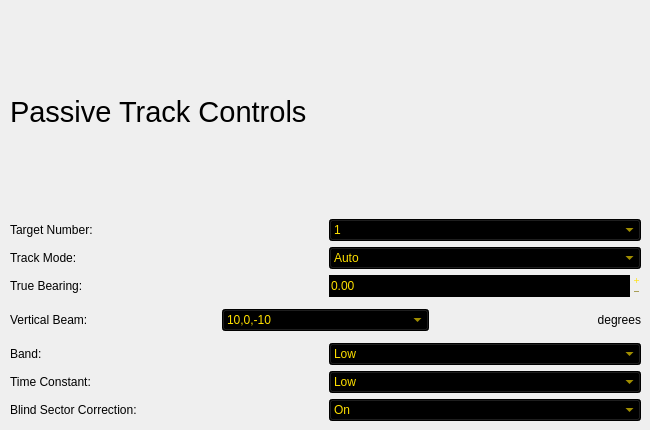
          <widget class="QWidget" name="page_3">
           <widget class="QWidget" name="layoutWidget">
            <property name="geometry">
             <rect>
              <x>10</x>
              <y>10</y>
              <width>631</width>
              <height>411</height>
             </rect>
            </property>
            <layout class="QVBoxLayout" name="verticalLayout_6">
             <item>
              <widget class="QLabel" name="label_25">
               <property name="font">
                <font>
                 <family>Ubuntu</family>
                 <pointsize>22</pointsize>
                 <weight>50</weight>
                 <italic>false</italic>
                 <bold>false</bold>
                </font>
               </property>
               <property name="text">
                <string>Passive Track Controls</string>
               </property>
              </widget>
             </item>
             <item>
              <layout class="QVBoxLayout" name="verticalLayout_2">
               <item>
                <layout class="QHBoxLayout" name="horizontalLayout_14">
                 <item>
                  <widget class="QLabel" name="label_2">
                   <property name="text">
                    <string>Target Number: </string>
                   </property>
                  </widget>
                 </item>
                 <item>
                  <widget class="QComboBox" name="comboBox">
                   <property name="autoFillBackground">
                    <bool>false</bool>
                   </property>
                   <property name="styleSheet">
                    <string notr="true">background-color: rgb(0, 0, 0);
selection-color: rgb(0, 0, 0);
selection-background-color: rgb(255, 224, 0);
color: rgb(255, 224, 0);</string>
                   </property>
                   <property name="editable">
                    <bool>false</bool>
                   </property>
                   <property name="sizeAdjustPolicy">
                    <enum>QComboBox::AdjustToContents</enum>
                   </property>
                   <property name="duplicatesEnabled">
                    <bool>false</bool>
                   </property>
                   <property name="frame">
                    <bool>true</bool>
                   </property>
                   <item>
                    <property name="text">
                     <string>1</string>
                    </property>
                   </item>
                   <item>
                    <property name="text">
                     <string>2</string>
                    </property>
                   </item>
                   <item>
                    <property name="text">
                     <string>3</string>
                    </property>
                   </item>
                   <item>
                    <property name="text">
                     <string>4</string>
                    </property>
                   </item>
                   <item>
                    <property name="text">
                     <string>5</string>
                    </property>
                   </item>
                   <item>
                    <property name="text">
                     <string>6</string>
                    </property>
                   </item>
                   <item>
                    <property name="text">
                     <string>7</string>
                    </property>
                   </item>
                   <item>
                    <property name="text">
                     <string>8</string>
                    </property>
                   </item>
                   <item>
                    <property name="text">
                     <string>9</string>
                    </property>
                   </item>
                   <item>
                    <property name="text">
                     <string>10</string>
                    </property>
                   </item>
                  </widget>
                 </item>
                </layout>
               </item>
               <item>
                <layout class="QHBoxLayout" name="horizontalLayout_16">
                 <item>
                  <widget class="QLabel" name="label_26">
                   <property name="text">
                    <string>Track Mode: </string>
                   </property>
                  </widget>
                 </item>
                 <item>
                  <widget class="QComboBox" name="comboBox_18">
                   <property name="styleSheet">
                    <string notr="true">background-color: rgb(0, 0, 0);
selection-color: rgb(0, 0, 0);
selection-background-color: rgb(255, 224, 0);
color: rgb(255, 224, 0);</string>
                   </property>
                   <property name="editable">
                    <bool>false</bool>
                   </property>
                   <item>
                    <property name="text">
                     <string>Auto</string>
                    </property>
                   </item>
                   <item>
                    <property name="text">
                     <string>Manual</string>
                    </property>
                   </item>
                   <item>
                    <property name="text">
                     <string>Rat</string>
                    </property>
                   </item>
                   <item>
                    <property name="text">
                     <string>Drop</string>
                    </property>
                   </item>
                  </widget>
                 </item>
                </layout>
               </item>
               <item>
                <layout class="QHBoxLayout" name="horizontalLayout_17">
                 <item>
                  <widget class="QLabel" name="label_30">
                   <property name="text">
                    <string>True Bearing: </string>
                   </property>
                  </widget>
                 </item>
                 <item>
                  <widget class="QDoubleSpinBox" name="doubleSpinBox">
                   <property name="autoFillBackground">
                    <bool>false</bool>
                   </property>
                   <property name="styleSheet">
                    <string notr="true">background-color: rgb(0, 0, 0);
selection-color: rgb(0, 0, 0);
selection-background-color: rgb(255, 224, 0);
color: rgb(255, 224, 0);</string>
                   </property>
                   <property name="wrapping">
                    <bool>false</bool>
                   </property>
                   <property name="frame">
                    <bool>false</bool>
                   </property>
                   <property name="buttonSymbols">
                    <enum>QAbstractSpinBox::PlusMinus</enum>
                   </property>
                   <property name="maximum">
                    <double>359.990000000000009</double>
                   </property>
                  </widget>
                 </item>
                </layout>
               </item>
               <item>
                <layout class="QHBoxLayout" name="horizontalLayout_19">
                 <item>
                  <widget class="QLabel" name="label_34">
                   <property name="text">
                    <string>Vertical Beam: </string>
                   </property>
                  </widget>
                 </item>
                 <item>
                  <widget class="QComboBox" name="comboBox_11">
                   <property name="styleSheet">
                    <string notr="true">background-color: rgb(0, 0, 0);
selection-color: rgb(0, 0, 0);
selection-background-color: rgb(255, 224, 0);
color: rgb(255, 224, 0);</string>
                   </property>
                   <property name="editable">
                    <bool>false</bool>
                   </property>
                   <item>
                    <property name="text">
                     <string>10,0,-10</string>
                    </property>
                   </item>
                  </widget>
                 </item>
                 <item>
                  <widget class="QLabel" name="label_3">
                   <property name="text">
                    <string>degrees</string>
                   </property>
                   <property name="alignment">
                    <set>Qt::AlignRight|Qt::AlignTrailing|Qt::AlignVCenter</set>
                   </property>
                  </widget>
                 </item>
                </layout>
               </item>
               <item>
                <layout class="QHBoxLayout" name="horizontalLayout_20">
                 <item>
                  <widget class="QLabel" name="label_35">
                   <property name="text">
                    <string>Band: </string>
                   </property>
                  </widget>
                 </item>
                 <item>
                  <widget class="QComboBox" name="comboBox_12">
                   <property name="styleSheet">
                    <string notr="true">background-color: rgb(0, 0, 0);
selection-color: rgb(0, 0, 0);
selection-background-color: rgb(255, 224, 0);
color: rgb(255, 224, 0);</string>
                   </property>
                   <property name="editable">
                    <bool>false</bool>
                   </property>
                   <item>
                    <property name="text">
                     <string>Low</string>
                    </property>
                   </item>
                   <item>
                    <property name="text">
                     <string>Med</string>
                    </property>
                   </item>
                   <item>
                    <property name="text">
                     <string>High</string>
                    </property>
                   </item>
                  </widget>
                 </item>
                </layout>
               </item>
               <item>
                <layout class="QHBoxLayout" name="horizontalLayout_21">
                 <item>
                  <widget class="QLabel" name="label_36">
                   <property name="text">
                    <string>Time Constant: </string>
                   </property>
                  </widget>
                 </item>
                 <item>
                  <widget class="QComboBox" name="comboBox_14">
                   <property name="styleSheet">
                    <string notr="true">background-color: rgb(0, 0, 0);
selection-color: rgb(0, 0, 0);
selection-background-color: rgb(255, 224, 0);
color: rgb(255, 224, 0);</string>
                   </property>
                   <property name="editable">
                    <bool>false</bool>
                   </property>
                   <item>
                    <property name="text">
                     <string>Low</string>
                    </property>
                   </item>
                   <item>
                    <property name="text">
                     <string>Med</string>
                    </property>
                   </item>
                   <item>
                    <property name="text">
                     <string>High</string>
                    </property>
                   </item>
                  </widget>
                 </item>
                </layout>
               </item>
               <item>
                <layout class="QHBoxLayout" name="horizontalLayout_22">
                 <item>
                  <widget class="QLabel" name="label_38">
                   <property name="text">
                    <string>Blind Sector Correction: </string>
                   </property>
                  </widget>
                 </item>
                 <item>
                  <widget class="QComboBox" name="comboBox_15">
                   <property name="styleSheet">
                    <string notr="true">background-color: rgb(0, 0, 0);
selection-color: rgb(0, 0, 0);
selection-background-color: rgb(255, 224, 0);
color: rgb(255, 224, 0);</string>
                   </property>
                   <property name="editable">
                    <bool>false</bool>
                   </property>
                   <item>
                    <property name="text">
                     <string>On</string>
                    </property>
                   </item>
                   <item>
                    <property name="text">
                     <string>Off</string>
                    </property>
                   </item>
                  </widget>
                 </item>
                </layout>
               </item>
              </layout>
             </item>
            </layout>
           </widget>
          </widget>
